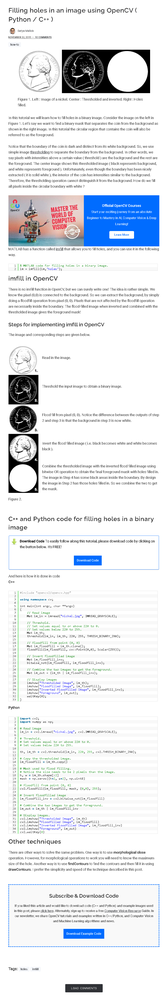
#> input picture OpenCV技巧_二值圖孔洞填充方法與實現(附源碼)/screencapture-learnopencv-filling-holes-in-an-image-using-opencv-python-c-2021-08-23-16_19_51.png, 165 x 1000 px, shrunk from 842 x 5090 before the run
$ python Marr_Hildreth_new.py '../../../../../../OpenCV技巧_二值圖孔洞填充方法與實現(附源碼)/screencapture-learnopencv-filling-holes-in-an-image-using-opencv-python-c-2021-08-23-16_19_51.png'   (Python 2 division)   (older library calls are emulated)
#> lines starting #> are read from the running program, lines starting #| are printed output that depends on the picture
# -*- coding: utf-8 -*-
import sys
import numpy as np
import cv2
import math
from scipy import signal
#非归一化的高斯卷积
def gaussConv(I,size,sigma):
    #卷积核的高和宽
    H,W = size
    #构造水平方向上非归一化的高斯卷积核
    xr,xc = np.mgrid[0:1,0:W]
    xc -= (W-1)/2
    xk = np.exp(-np.power(xc,2.0)/(2.0*pow(sigma,2)))
    # I 与 xk 卷积
    I_xk = signal.convolve2d(I,xk,'same','symm')
    #构造垂直方向上的非归一化的高斯卷积核
    yr,yc = np.mgrid[0:H,0:1]
    yr -= (H-1)/2
    yk = np.exp(-np.power(yr,2.0)/(2.0*pow(sigma,2.0)))
    # I_xk 与 yk 卷积
    I_xk_yk = signal.convolve2d(I_xk,yk,'same','symm')
    I_xk_yk *= 1.0/(2*np.pi*pow(sigma,2.0))
    return I_xk_yk
#高斯差分
def DoG(I,size,sigma,k=1.1):
    #标准差为 sigma 的非归一化的高斯卷积
    Is = gaussConv(I,size,sigma)
    #标准差为 k*sigma 的非归一化高斯卷积
    Isk = gaussConv(I,size,k*sigma)
    #两个高斯卷积的差分
    doG = Isk - Is
    doG /= (pow(sigma,2.0)*(k-1))
    return doG
#零交叉点：方法1
def zero_cross_default(doG):
    zero_cross = np.zeros(doG.shape,np.uint8)
    rows,cols = doG.shape
    for r in range(1,rows-1):
        for c in range(1,cols-1):
            # 左 / 右方向
            if doG[r][c-1]*doG[r][c+1] < 0:
                zero_cross[r][c] = 255
                continue
            #上 / 下方向
            if doG[r-1][c]*doG[r+1][c] < 0:
                zero_cross[r][c] = 255
                continue
            #左上 / 右下方向
            if doG[r-1][c-1]*doG[r+1][c+1] < 0:
                zero_cross[r][c] = 255
                continue
            #右上 / 左下方向
            if doG[r-1][c+1]*doG[r+1][c-1] < 0:
                zero_cross[r][c] = 255
                continue
    return zero_cross
#零交叉点：方法2
def zero_cross_mean(doG):
    zero_cross = np.zeros(doG.shape,np.uint8)
    #存储左上，右上，左下，右下方向
    fourMean = np.zeros(4,np.float32)
    rows,cols = doG.shape
    for r in range(1,rows-1):
        for c in range(1,cols-1):
            #左上方的均值
            leftTopMean = np.mean(doG[r-1:r+1,c-1:c+1])
            fourMean[0] = leftTopMean
            #右上方的均值
            rightTopMean = np.mean(doG[r-1:r+1,c:c+2])
            fourMean[1] = rightTopMean
            #左下方的均值
            leftBottomMean = np.mean(doG[r:r+2,c-1:c+1])
            fourMean[2] = leftBottomMean
            #右下方的均值
            rightBottomMean = np.mean(doG[r:r+2,c:c+2])
            fourMean[3] = rightBottomMean
            if(np.min(fourMean)*np.max(fourMean)<0):
                zero_cross[r][c] = 255
    return zero_cross
# Marr_Hildreth 边缘检测算法
def Marr_Hildreth(image,size,sigma,k=1.1,crossType="ZERO_CROSS_DEFAULT"):
    #高斯差分
    doG = DoG(image,size,sigma,k)
    #过零点
    if crossType == "ZERO_CROSS_DEFAULT":
        zero_cross = zero_cross_default(doG)
    elif  crossType == "ZERO_CROSS_MEAN":
        zero_cross = zero_cross_mean(doG)
    else:
        print "no crossType"
    return zero_cross
#主函数
if __name__ =="__main__":
    if len(sys.argv)>1:
        image = cv2.imread(sys.argv[1],cv2.CV_LOAD_IMAGE_GRAYSCALE)
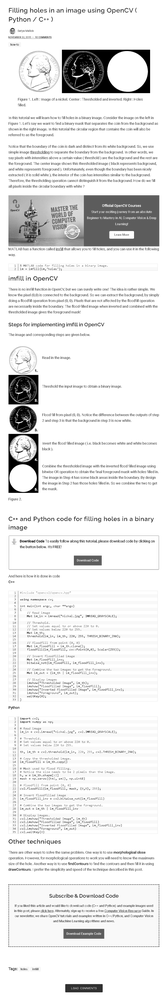
#> image: shape (1000, 165); min 0, max 255, mean 232.6
    else:
        print "Usge:python Marr_Hilreth.py imageFile"
    #显示原图
    cv2.imshow("image",image)
    # Marr-Hilreth 边缘检测算法
    result = Marr_Hildreth(image,(19,19),2,1.1,"ZERO_CROSS_MEAN")
#> in gaussConv, `I_xk = signal.convolve2d(I,xk,'same','symm')`:
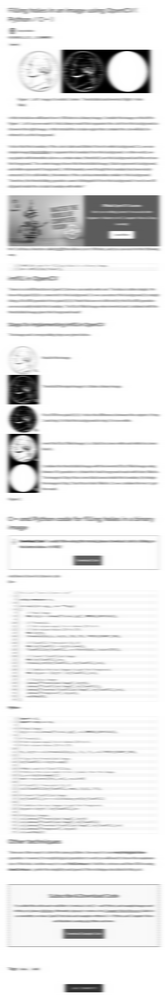
#> I_xk: shape (1000, 165) float64; min 0, max 1278.4, mean 1166; drawn with min black and max white
#> call 2 of gaussConv, with size = (19, 19), sigma = 2.2
#> in gaussConv (call 2), `I_xk_yk = signal.convolve2d(I_xk,yk,'same','symm')`:
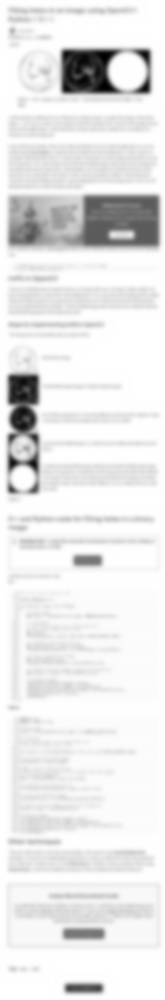
#> I_xk_yk: shape (1000, 165) float64; min 31.22, max 7754.5, mean 7072.9; drawn with min black and max white
#> in DoG, `doG = Isk - Is`:
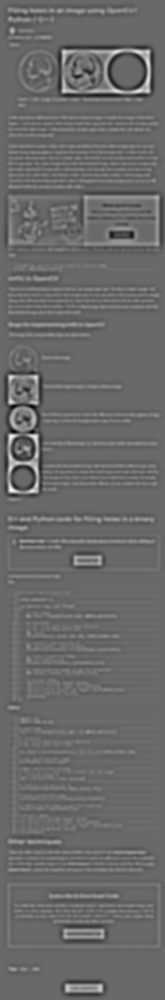
#> doG: shape (1000, 165) float64; min -9.49, max 13.37, mean -0.00545; drawn with min black and max white
#> after the loop in zero_cross_mean, `for r in range(1,rows-1):`:
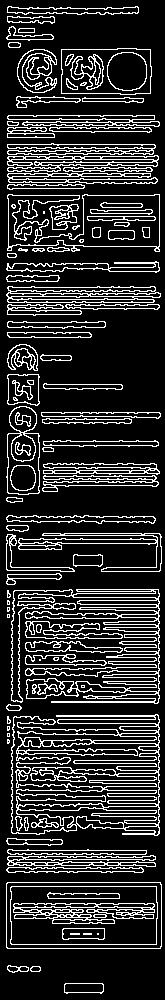
#> zero_cross: shape (1000, 165); 18.1% white in thin lines or dots
#> after the loop in zero_cross_mean, `for r in range(1,rows-1):`: fourMean = [-0.0149, -0.0149, -0.0149, -0.0149]
    cv2.imshow("Marr-Hildreth",result)
    cv2.imwrite("MH.jpg",result)
    cv2.waitKey(0)
    cv2.destroyAllWindows()
